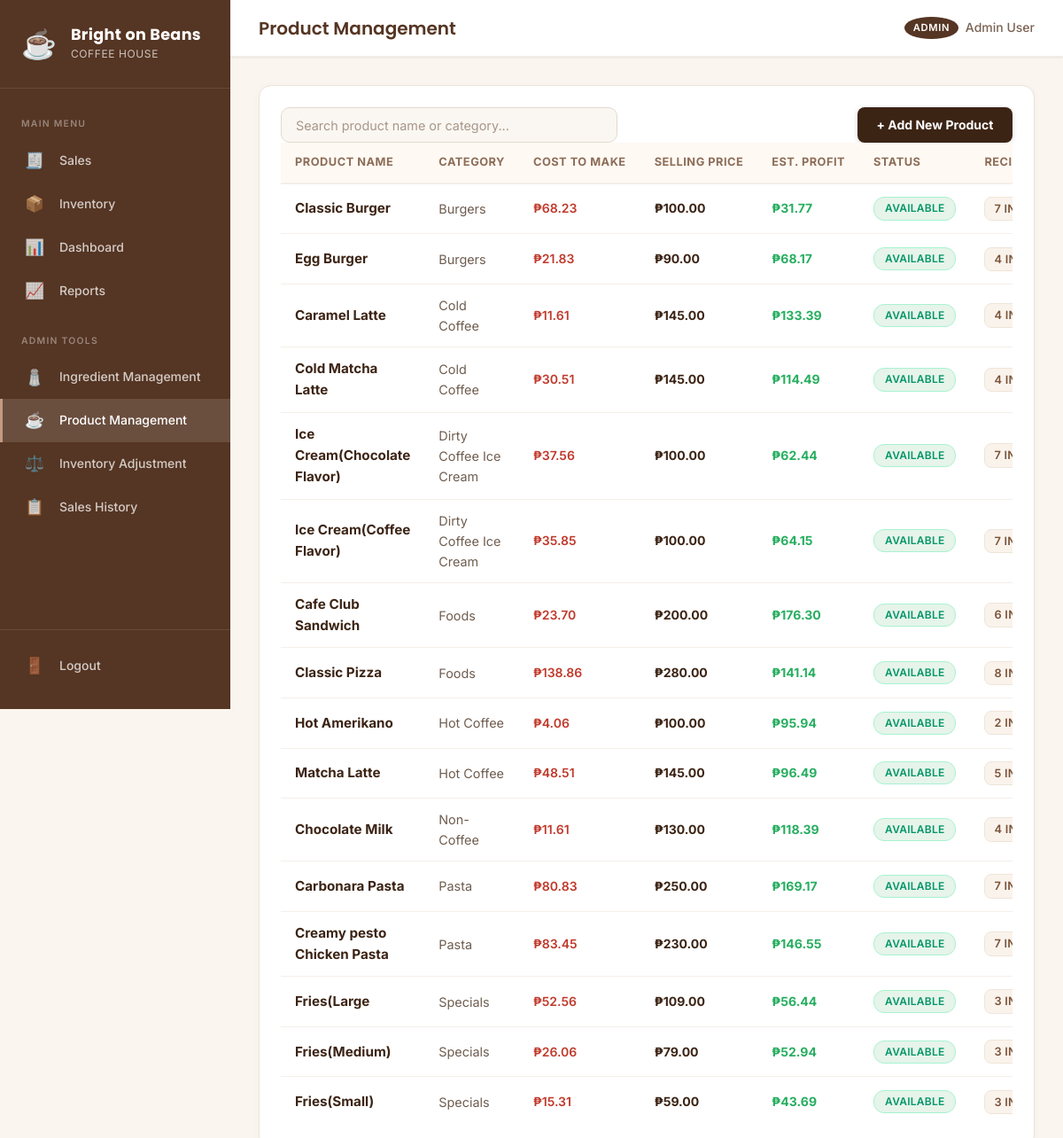
The page /admin/product-management.php (signed in) on the database its author committed.
### tables this page shows
CREATE TABLE `products` (
  `product_id` int(11) NOT NULL AUTO_INCREMENT,
  `name` varchar(150) NOT NULL,
  `category` varchar(100) NOT NULL,
  `price` decimal(10,2) NOT NULL,
  `status` enum('available','unavailable') NOT NULL DEFAULT 'available',
  `created_at` datetime NOT NULL DEFAULT current_timestamp(),
  `updated_at` datetime DEFAULT NULL ON UPDATE current_timestamp(),
  PRIMARY KEY (`product_id`),
  KEY `idx_products_category` (`category`),
  KEY `idx_products_status` (`status`)
);

### includes/auth.php (called while the page is built, shortened)
<?php
require_once __DIR__ . '/functions.php';
function isAdmin() {
    return isset($_SESSION['role']) && $_SESSION['role'] === 'admin';
}
function getCurrentUserName() {
    return isset($_SESSION['first_name'])
        ? $_SESSION['first_name'] . ' ' . $_SESSION['last_name']
        : 'User';
}
function getCurrentUserRole() {
    return $_SESSION['role'] ?? 'guest';
}

### includes/functions.php (called while the page is built, shortened)
<?php
function e($value) {
    return htmlspecialchars($value ?? '', ENT_QUOTES, 'UTF-8');
}

### admin/product-management.php (the view, shortened to what this page needs)
<?php
require_once __DIR__ . '/../includes/auth.php';
$pageTitle = 'Product Management';
$stmt = $pdo->query("
    SELECT
        p.*,
        (SELECT COUNT(*) FROM recipe_ingredients ri WHERE ri.product_id = p.product_id) as ingredients_count,
        COALESCE(
            (SELECT SUM(ri.quantity_per_serving * i.unit_cost)
             FROM recipe_ingredients ri
             JOIN ingredients i ON ri.ingredient_id = i.ingredient_id
             WHERE ri.product_id = p.product_id),
            0.00
        ) as recipe_cost
    FROM products p
    ORDER BY p.category, p.name
");
$products = $stmt->fetchAll();
require_once ROOT_PATH . '/includes/header.php';
?>
<div class="card" style="border-radius: 14px; border: 1px solid #EAE3D9; box-shadow: 0 2px 10px rgba(60,36,21,0.03);">
    <div class="card-body" style="padding: 1.5rem;">
        <div class="d-flex align-items-center justify-content-between mb-4 flex-wrap" style="gap: 1rem;">
            <input type="text" id="search-input" class="form-control mb-0" placeholder="Search product name or category..." style="max-width: 380px; padding: 0.65rem 1rem; border-radius: 10px; border: 1px solid #E2D9CF; background: #FAF7F2; font-size: 0.9rem;">
            <button type="button" class="btn" id="add-product-btn" style="background: #3C2415; border: none; border-radius: 8px; font-weight: 700; padding: 0.65rem 1.35rem; color: #FFF; margin-left: auto; box-shadow: 0 2px 6px rgba(60,36,21,0.15);">
                + Add New Product
            </button>
        </div>
        <div class="table-wrapper">
            <table class="table align-middle" id="products-table">
                <thead>
                    <tr>
                        <th style="font-weight: 700; color: #8C6D58; font-size: 0.8rem; letter-spacing: 0.5px;">PRODUCT NAME</th>
                        <th style="font-weight: 700; color: #8C6D58; font-size: 0.8rem; letter-spacing: 0.5px;">CATEGORY</th>
                        <th style="font-weight: 700; color: #8C6D58; font-size: 0.8rem; letter-spacing: 0.5px;">COST TO MAKE</th>
                        <th style="font-weight: 700; color: #8C6D58; font-size: 0.8rem; letter-spacing: 0.5px;">SELLING PRICE</th>
                        <th style="font-weight: 700; color: #8C6D58; font-size: 0.8rem; letter-spacing: 0.5px;">EST. PROFIT</th>
                        <th style="font-weight: 700; color: #8C6D58; font-size: 0.8rem; letter-spacing: 0.5px;">STATUS</th>
                        <th style="font-weight: 700; color: #8C6D58; font-size: 0.8rem; letter-spacing: 0.5px;">RECIPE INGREDIENTS</th>
                    </tr>
                </thead>
                <tbody>
                    <?php foreach ($products as $prod):
                        $estProfit = $prod['price'] - $prod['recipe_cost'];
                    ?>
                    <tr>
                        <td class="searchable"><strong style="color: #3C2415; font-size: 0.95rem;"><?= e($prod['name']) ?></strong></td>
                        <td class="searchable" style="color: #6E5C4F; font-size: 0.9rem;"><?= e($prod['category']) ?></td>
                        <td style="color: #C0392B; font-weight: 600;">₱<?= number_format($prod['recipe_cost'], 2) ?></td>
                        <td style="font-weight: 700; color: #3C2415;">₱<?= number_format($prod['price'], 2) ?></td>
                        <td style="font-weight: 700; color: #27AE60;">₱<?= number_format($estProfit, 2) ?></td>
                        <td>
                            <span class="badge <?= $prod['status'] === 'available' ? 'badge-success' : 'badge-danger' ?>" style="padding: 5px 12px; border-radius: 12px; font-weight: 600; font-size: 0.75rem;">
                                <?= strtoupper(e($prod['status'])) ?>
                            </span>
                        </td>
                        <td>
                            <span class="badge" style="background: #FAF3EC; color: #7A5338; border: 1px solid #EFE4D8; padding: 5px 10px; border-radius: 8px; font-weight: 600; font-size: 0.8rem;">
                                <?= e($prod['ingredients_count']) ?> INGREDIENT(S)
                            </span>
                        </td>
                    </tr>
                    <?php endforeach; ?>
                </tbody>
            </table>
        </div>
    </div>
</div>
<?php require_once ROOT_PATH . '/includes/footer.php'; ?>

### includes/header.php (shortened to what this page needs)
<?php
$currentPage = basename($_SERVER['PHP_SELF'], '.php');
?>
<!DOCTYPE html>
<html lang="en">
<head>
    <link rel="stylesheet" href="<?= BASE_URL ?>/assets/css/style.css?v=<?= time() ?>">
</head>
<body>
    <aside class="sidebar" id="sidebar">
        <div class="sidebar-brand">
            <div class="brand-icon">☕</div>
            <div class="brand-text">
                <h1>Bright on Beans</h1>
                <p>Coffee House</p>
            </div>
        </div>
        <nav class="sidebar-nav">
            <?php if (isAdmin()): ?>
                <div class="nav-section">
                    <span class="nav-section-title">Main Menu</span>
                    <a href="<?= BASE_URL ?>/admin/sales.php" class="nav-link <?= $currentPage === 'sales' ? 'active' : '' ?>">
                        <span class="nav-icon">🧾</span>
                        <span class="nav-text">Sales</span>
                    </a>
                    <a href="<?= BASE_URL ?>/admin/inventory.php" class="nav-link <?= $currentPage === 'inventory' ? 'active' : '' ?>">
                        <span class="nav-icon">📦</span>
                        <span class="nav-text">Inventory</span>
                    </a>
                    <a href="<?= BASE_URL ?>/admin/dashboard.php" class="nav-link <?= $currentPage === 'dashboard' ? 'active' : '' ?>">
                        <span class="nav-icon">📊</span>
                        <span class="nav-text-color">Dashboard</span>
                    </a>
                    <a href="<?= BASE_URL ?>/admin/reports.php" class="nav-link <?= $currentPage === 'reports' ? 'active' : '' ?>">
                        <span class="nav-icon">📈</span>
                        <span class="nav-text">Reports</span>
                    </a>
                </div>
                <div class="nav-section">
                    <span class="nav-section-title">Admin Tools</span>
                    <a href="<?= BASE_URL ?>/admin/ingredient-management.php" class="nav-link <?= $currentPage === 'ingredient-management' ? 'active' : '' ?>">
                        <span class="nav-icon">🧂</span>
                        <span class="nav-text">Ingredient Management</span>
                    </a>
                    <a href="<?= BASE_URL ?>/admin/product-management.php" class="nav-link <?= $currentPage === 'product-management' ? 'active' : '' ?>">
                        <span class="nav-icon">☕</span>
                        <span class="nav-text">Product Management</span>
                    </a>
                    <a href="<?= BASE_URL ?>/admin/inventory-adjustment.php" class="nav-link <?= $currentPage === 'inventory-adjustment' ? 'active' : '' ?>">
                        <span class="nav-icon">⚖️</span>
                        <span class="nav-text">Inventory Adjustment</span>
                    </a>
                    <a href="<?= BASE_URL ?>/admin/sales-history.php" class="nav-link <?= $currentPage === 'sales-history' ? 'active' : '' ?>">
                        <span class="nav-icon">📋</span>
                        <span class="nav-text">Sales History</span>
                    </a>
                </div>
            <?php endif; ?>
            <div class="nav-section nav-section-bottom">
                <a href="#" class="nav-link nav-link-logout" id="logoutBtn">
                    <span class="nav-icon">🚪</span>
                    <span class="nav-text">Logout</span>
                </a>
            </div>
        </nav>
    </aside>
    <main class="main-content">
        <header class="topbar">
            <div class="topbar-info">
                <h2 class="topbar-title"><?= e($pageTitle) ?></h2>
            </div>
            <div class="topbar-right">
                <div class="topbar-user">
                    <span class="user-role-badge role-<?= e(getCurrentUserRole()) ?>"><?= ucfirst(e(getCurrentUserRole())) ?></span>
                    <span class="user-name"><?= e(getCurrentUserName()) ?></span>
                </div>
            </div>
        </header>
        <div class="content">

### includes/footer.php (shortened to what this page needs)
        </div>
    </main>
</body>
</html>

### rows shown on the page
products: name "Classic Burger", category "Burgers", recipe_cost "68.23", price "100.00", estProfit "31.77", status "AVAILABLE", ingredients_count "7"
products: name "Egg Burger", category "Burgers", recipe_cost "21.83", price "90.00", estProfit "68.17", status "AVAILABLE", ingredients_count "4"
products: name "Caramel Latte", category "Cold Coffee", recipe_cost "11.61", price "145.00", estProfit "133.39", status "AVAILABLE", ingredients_count "4"
products: name "Cold Matcha Latte", category "Cold Coffee", recipe_cost "30.51", price "145.00", estProfit "114.49", status "AVAILABLE", ingredients_count "4"
products: name "Ice Cream(Chocolate Flavor)", category "Dirty Coffee Ice Cream", recipe_cost "37.56", price "100.00", estProfit "62.44", status "AVAILABLE", ingredients_count "7"
products: name "Ice Cream(Coffee Flavor)", category "Dirty Coffee Ice Cream", recipe_cost "35.85", price "100.00", estProfit "64.15", status "AVAILABLE", ingredients_count "7"
products: name "Cafe Club Sandwich", category "Foods", recipe_cost "23.70", price "200.00", estProfit "176.30", status "AVAILABLE", ingredients_count "6"
products: name "Classic Pizza", category "Foods", recipe_cost "138.86", price "280.00", estProfit "141.14", status "AVAILABLE", ingredients_count "8"
products: name "Hot Amerikano", category "Hot Coffee", recipe_cost "4.06", price "100.00", estProfit "95.94", status "AVAILABLE", ingredients_count "2"
products: name "Matcha Latte", category "Hot Coffee", recipe_cost "48.51", price "145.00", estProfit "96.49", status "AVAILABLE", ingredients_count "5"
products: name "Chocolate Milk", category "Non-Coffee", recipe_cost "11.61", price "130.00", estProfit "118.39", status "AVAILABLE", ingredients_count "4"
products: name "Carbonara Pasta", category "Pasta", recipe_cost "80.83", price "250.00", estProfit "169.17", status "AVAILABLE", ingredients_count "7"
products: name "Creamy pesto Chicken Pasta", category "Pasta", recipe_cost "83.45", price "230.00", estProfit "146.55", status "AVAILABLE", ingredients_count "7"
products: name "Fries(Large", category "Specials", recipe_cost "52.56", price "109.00", estProfit "56.44", status "AVAILABLE", ingredients_count "3"
products: name "Fries(Medium)", category "Specials", recipe_cost "26.06", price "79.00", estProfit "52.94", status "AVAILABLE", ingredients_count "3"
products: name "Fries(Small)", category "Specials", recipe_cost "15.31", price "59.00", estProfit "43.69", status "AVAILABLE", ingredients_count "3"

### other values the page prints
$pageTitle "Product Management"
getCurrentUserRole() "ADMIN"
getCurrentUserName() "Admin User"
